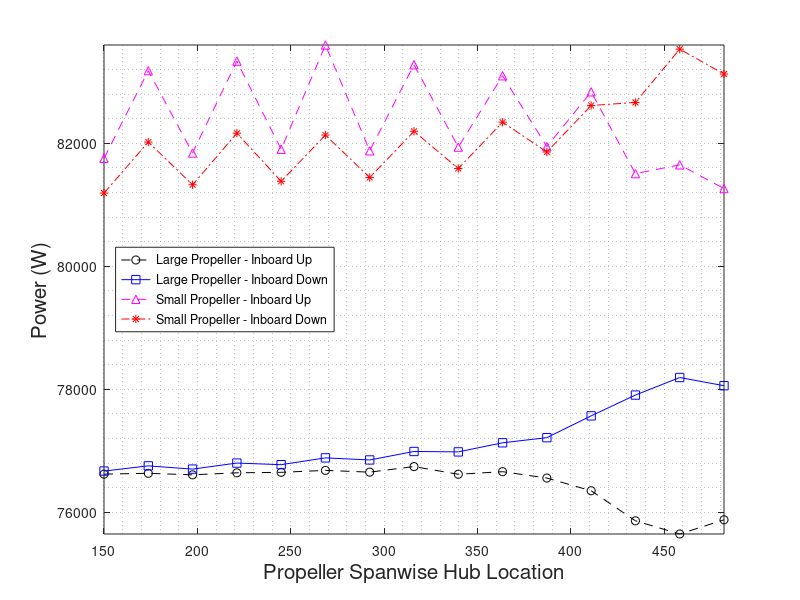
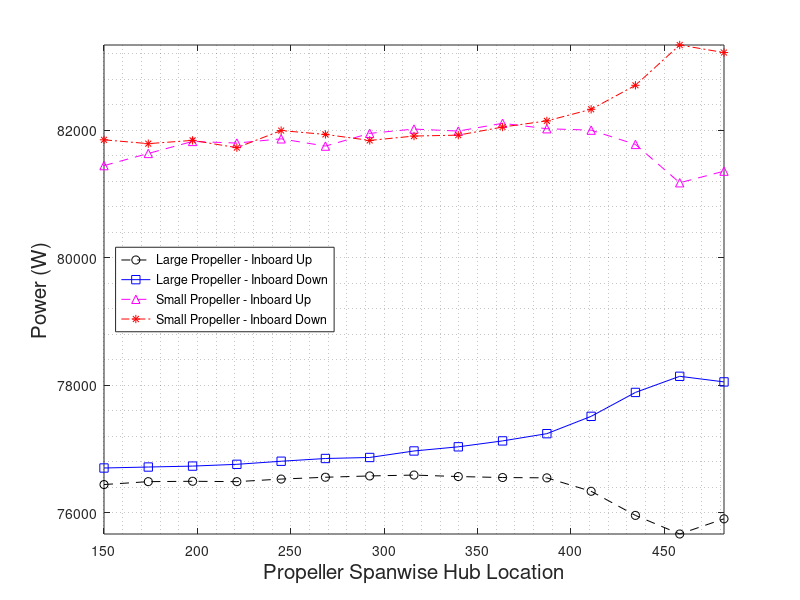

Here is the MATLAB script that generated these plots, in order:
clc
clear

addpath('../../')
addpath('../../airfoils')
addpath('./../../Runs/J_COLE_OPTIMIZATION/aux_files')
addpath('./../../Runs/J_COLE_OPTIMIZATION/')

N_chord = 11;
N_dihe = 0;
N_prop_max = 1;
Vars_prop = 3;

max_tip_speed = 277.7821;
min_tip_speed = 165.3465;

stations = 15;
yloc = linspace(150,482, stations);
design_vec = repmat([linspace(75.6, 53, 11) nan nan nan 0 nan],stations,1);
design_vec(:,14) = yloc';

small_prop = 100;
small_prop_rpm = 4153;

big_prop = 160;
big_prop_rpm = 2250;

% % Small prop, inboard down
% z = design_vec;
% z(:,12) = small_prop;
% z(:,13) = small_prop_rpm;
% z(:,16) = 0;
% parfor i = 1:size(z,1)
%     [out, ITER, ITEROUTP] = fcnOBJECTIVE(z(i,:), N_chord, N_dihe, N_prop_max, Vars_prop, max_tip_speed, min_tip_speed);
%     
%     sd_out(i).out = out;
%     sd_out(i).ITER = ITER;
%     sd_out(i).ITEROUTP = ITEROUTP;
% end
% 
% % Small prop, inboard up
% z = design_vec;
% z(:,12) = small_prop;
% z(:,13) = small_prop_rpm;
% z(:,16) = 1;
% parfor i = 1:size(z,1)
%     [out, ITER, ITEROUTP] = fcnOBJECTIVE(z(i,:), N_chord, N_dihe, N_prop_max, Vars_prop, max_tip_speed, min_tip_speed);
%     
%     su_out(i).out = out;
%     su_out(i).ITER = ITER;
%     su_out(i).ITEROUTP = ITEROUTP;
% end
% 
% % Big prop, inboard down
% z = design_vec;
% z(:,12) = big_prop;
% z(:,13) = big_prop_rpm;
% z(:,16) = 0;
% parfor i = 1:size(z,1)
%     [out, ITER, ITEROUTP] = fcnOBJECTIVE(z(i,:), N_chord, N_dihe, N_prop_max, Vars_prop, max_tip_speed, min_tip_speed);
%     
%     bd_out(i).out = out;
%     bd_out(i).ITER = ITER;
%     bd_out(i).ITEROUTP = ITEROUTP;
% end
% 
% % Big prop, inboard up
% z = design_vec;
% z(:,12) = big_prop;
% z(:,13) = big_prop_rpm;
% z(:,16) = 1;
% parfor i = 1:size(z,1)
%     [out, ITER, ITEROUTP] = fcnOBJECTIVE(z(i,:), N_chord, N_dihe, N_prop_max, Vars_prop, max_tip_speed, min_tip_speed);
%     
%     bu_out(i).out = out;
%     bu_out(i).ITER = ITER;
%     bu_out(i).ITEROUTP = ITEROUTP;
% end
% 
% save('y_sweep.mat')

load('y_sweep.mat')

hFig23 = figure(23);
clf(23);

plot(yloc, [bu_out.out]', '--ok');
hold on
plot(yloc, [bd_out.out]', '-sb');
plot(yloc, [su_out.out]', '--^m');
plot(yloc, [sd_out.out]', '-.*r');
hold off
legend('Large Propeller - Inboard Up','Large Propeller - Inboard Down','Small Propeller - Inboard Up','Small Propeller - Inboard Down','Location','West');
grid minor
box on
axis tight

xlabel('Propeller Spanwise Hub Location','FontSize',15);
ylabel('Power (W)','FontSize',15);


load('y_sweep2.mat')

hFig23 = figure(24);
clf(24);

plot(yloc, [bu_out.out]', '--ok');
hold on
plot(yloc, [bd_out.out]', '-sb');
plot(yloc, [su_out.out]', '--^m');
plot(yloc, [sd_out.out]', '-.*r');
hold off
legend('Large Propeller - Inboard Up','Large Propeller - Inboard Down','Small Propeller - Inboard Up','Small Propeller - Inboard Down','Location','West');
grid minor
box on
axis tight

xlabel('Propeller Spanwise Hub Location','FontSize',15);
ylabel('Power (W)','FontSize',15);







bu_out